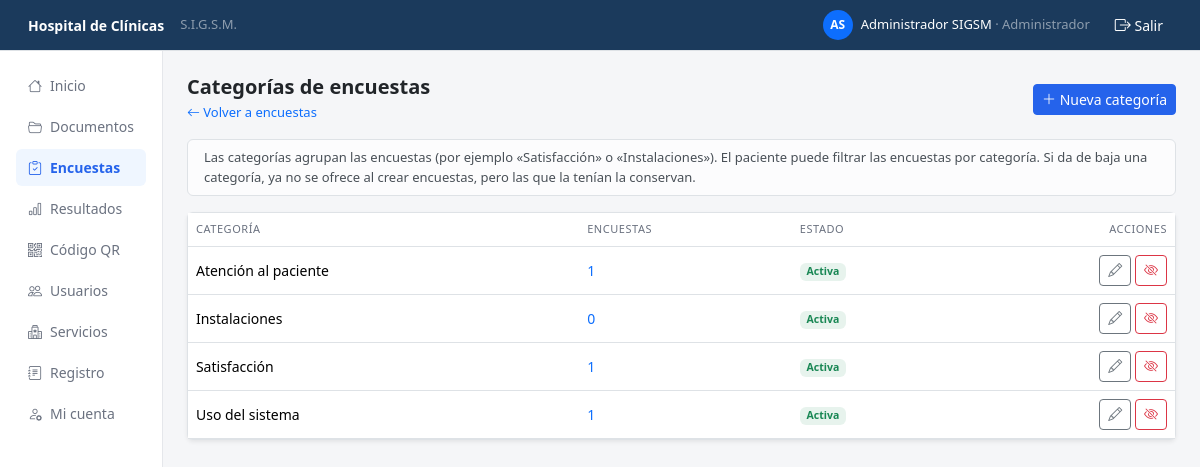
The page /presentacion/categorias_encuesta.php (signed in) on the database its author committed.
### tables this page shows
CREATE TABLE categoria_encuesta (
    id     INT AUTO_INCREMENT PRIMARY KEY,
    nombre VARCHAR(60) NOT NULL UNIQUE,        
    activo TINYINT(1) NOT NULL DEFAULT 1
);

### datos/conexion.php (called while the page is built)
<?php
class Conexion {
    private $host    = "localhost";
    private $puerto  = "3306";
    private $dbname  = "sigsm_prueba";
    private $usuario = "root";
    private $clave   = "";
    private $charset = "utf8mb4";
    private $pdo;
    public function __construct() {
        $dsn = "mysql:host={$this->host};port={$this->puerto};dbname={$this->dbname};charset={$this->charset}";
        $opciones = [
            PDO::ATTR_ERRMODE            => PDO::ERRMODE_EXCEPTION,
            PDO::ATTR_DEFAULT_FETCH_MODE => PDO::FETCH_ASSOC,
            PDO::ATTR_EMULATE_PREPARES   => false,
        ];
        try {
            $this->pdo = new PDO($dsn, $this->usuario, $this->clave, $opciones);
        } catch (PDOException $e) {
            error_log("Error de conexión: " . $e->getMessage());
            die("No se pudo conectar con la base de datos. Revise datos/conexion.php y que MySQL esté encendido en XAMPP.");
        }
    }
    public function getConexion() {
        return $this->pdo;
    }
}

### datos/CategoriaEncuesta.php (called while the page is built, shortened)
<?php
class CategoriaEncuesta {
    private $pdo;
    public function __construct($pdo) {
        $this->pdo = $pdo;
    }
    public function listarConConteo() {
        return $this->pdo->query(
            "SELECT c.id, c.nombre, c.activo,
                    (SELECT COUNT(*) FROM encuesta e WHERE e.id_categoria_encuesta = c.id AND e.activo = 1) AS encuestas
             FROM categoria_encuesta c
             ORDER BY c.nombre"
        )->fetchAll();
    }
}

### negocio/ayudas.php (called while the page is built, shortened)
<?php
function paginar($total, $porPagina, $paginaPedida) {
    $paginas = max(1, (int) ceil($total / $porPagina));
    $pagina  = min(max(1, (int) $paginaPedida), $paginas);
    return [
        'pagina'         => $pagina,
        'paginas'        => $paginas,
        'por_pagina'     => $porPagina,
        'desplazamiento' => ($pagina - 1) * $porPagina,
        'total'          => $total,
    ];
}

### negocio/sesion.php (called while the page is built, shortened)
<?php
function e($texto) {
    return htmlspecialchars((string) $texto, ENT_QUOTES, 'UTF-8');
}

### presentacion/categorias_encuesta.php (the view, shortened to what this page needs)
<?php
require_once __DIR__ . '/_vista.php';
require_once __DIR__ . '/../datos/conexion.php';
require_once __DIR__ . '/../datos/CategoriaEncuesta.php';
$categorias = [];
try {
    $categorias = (new CategoriaEncuesta((new Conexion())->getConexion()))->listarConConteo();
} catch (PDOException $e) {
    error_log('Error al listar categorías de encuestas: ' . $e->getMessage());
    guardarMensaje('No se pudieron leer las categorías.', 'danger');
}
$pagina = paginar(count($categorias), POR_PAGINA * 2, $_GET['pagina'] ?? 1);
$categorias = array_slice($categorias, $pagina['desplazamiento'], $pagina['por_pagina']);
require __DIR__ . '/_cabecera.php';
?>
<div class="d-flex flex-wrap justify-content-between align-items-center gap-2 mb-3">
    <div>
        <h5 class="fw-semibold mb-0">Categorías de encuestas</h5>
        <a href="encuestas.php" class="text-decoration-none" style="font-size:13px;"><i class="bi bi-arrow-left"></i> Volver a encuestas</a>
    </div>
    <button class="btn btn-hc btn-sm" onclick="abrirCategoria()"><i class="bi bi-plus-lg"></i> Nueva categoría</button>
</div>
<div class="alert alert-light border py-2" style="font-size:13px;">Las categorías agrupan las encuestas (por ejemplo «Satisfacción» o «Instalaciones»). El paciente puede filtrar las encuestas por categoría. Si da de baja una categoría, ya no se ofrece al crear encuestas, pero las que la tenían la conservan.</div>
<div class="card border shadow-sm"><div class="table-responsive">
<table class="table table-hover mb-0">
    <thead><tr><th>Categoría</th><th>Encuestas</th><th>Estado</th><th class="text-end">Acciones</th></tr></thead>
    <tbody>
    <?php foreach ($categorias as $c): ?>
        <tr class="<?= $c['activo'] ? '' : 'text-secondary' ?>">
            <td><?= e($c['nombre']) ?></td>
            <td><a href="encuestas.php?categoria=<?= (int) $c['id'] ?>" class="text-decoration-none"><?= (int) $c['encuestas'] ?></a></td>
            <td><?= $c['activo'] ? '<span class="badge bg-success bg-opacity-10 text-success">Activa</span>' : '<span class="badge bg-secondary">De baja</span>' ?></td>
            <td class="text-end text-nowrap">
                <button class="btn btn-sm btn-outline-secondary" onclick="editarCategoria(<?= (int) $c['id'] ?>, this)" data-nombre="<?= e($c['nombre']) ?>"><i class="bi bi-pencil"></i></button>
                <?php if ($c['activo']): ?>
                    <?php botonPost('../negocio/cambiar_estado_categoria_encuesta.php', ['id' => $c['id'], 'activo' => 0], '<i class="bi bi-eye-slash"></i>', 'btn btn-sm btn-outline-danger',
                        '¿Dar de baja "' . $c['nombre'] . '"? Ya no se podrá elegir al crear encuestas.'); ?>
                <?php else: ?>
                    <?php botonPost('../negocio/cambiar_estado_categoria_encuesta.php', ['id' => $c['id'], 'activo' => 1], '<i class="bi bi-eye"></i>', 'btn btn-sm btn-outline-success', ''); ?>
                <?php endif; ?>
            </td>
        </tr>
    <?php endforeach; ?>
    </tbody>
</table></div></div>
<?php
require __DIR__ . '/_pie.php'; ?>

### presentacion/_vista.php (shortened to what this page needs)
<?php
require_once __DIR__ . '/../negocio/sesion.php';
require_once __DIR__ . '/../negocio/ayudas.php';
function botonPost($url, $campos, $texto, $clase = 'btn btn-sm btn-outline-secondary', $confirmacion = '') {
    $onsubmit = $confirmacion !== '' ? ' onsubmit="return confirm(' . e(json_encode($confirmacion)) . ');"' : '';
    echo '<form method="POST" action="' . e($url) . '" class="d-inline"' . $onsubmit . '>' . campoCsrf();
    echo '<button type="submit" class="' . e($clase) . '">' . $texto . '</button></form>';
}

### presentacion/_cabecera.php (style rules this page uses)
body { background-color: #F5F6F8; }
.btn-hc { --bs-btn-bg: #2563EB; --bs-btn-border-color: #2563EB; --bs-btn-color: #fff; --bs-btn-hover-bg: #1D4ED8; --bs-btn-hover-border-color: #1D4ED8; --bs-btn-hover-color: #fff; }
.table th { font-size:11px; text-transform:uppercase; letter-spacing:0.05em; color:#6B7280; font-weight:500; }
.table td { font-size:14px; vertical-align:middle; }

### rows shown on the page
categoria_encuesta: nombre "Atención al paciente", encuestas "1", activo "Activa"
categoria_encuesta: nombre "Instalaciones", encuestas "0", activo "Activa"
categoria_encuesta: nombre "Satisfacción", encuestas "1", activo "Activa"
categoria_encuesta: nombre "Uso del sistema", encuestas "1", activo "Activa"

### other values the page prints
$iniciales "AS"
$nombreUsuario "Administrador SIGSM"
$nombreRol "Administrador"
$item[2] "Inicio"
$item[2] "Documentos"
$item[2] "Encuestas"
$item[2] "Resultados"
$item[2] "Código QR"
$item[2] "Usuarios"
$item[2] "Servicios"
$item[2] "Registro"
$item[2] "Mi cuenta"
